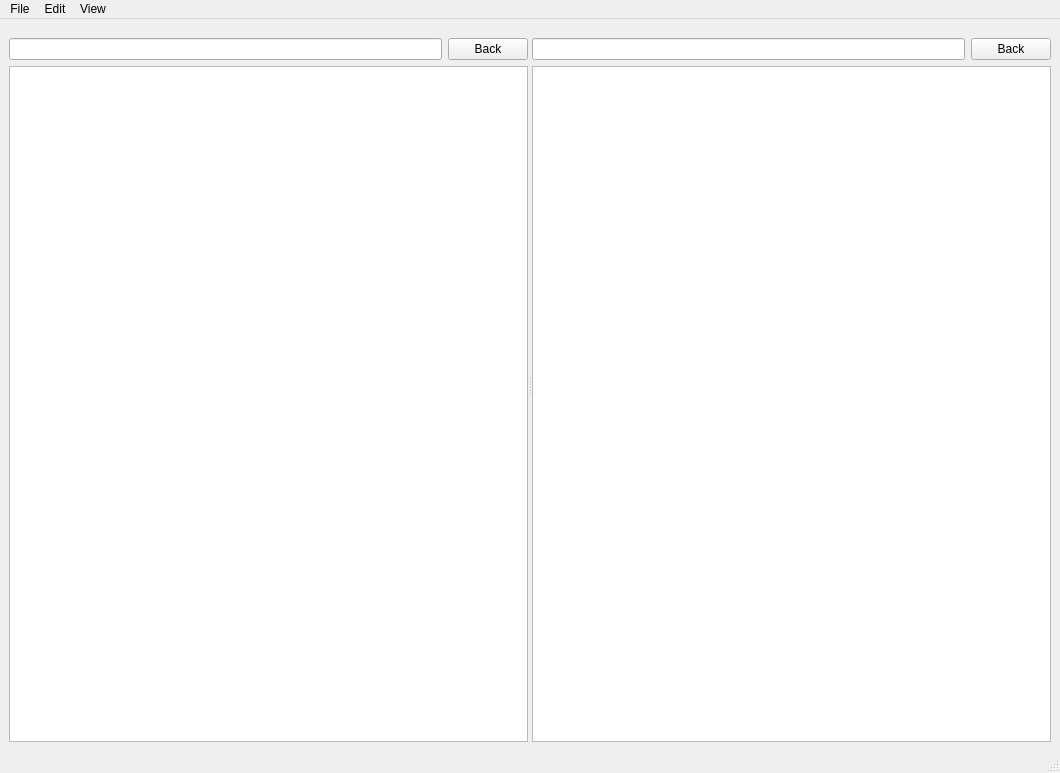
<?xml version="1.0" encoding="UTF-8"?>
<ui version="4.0">
 <class>NearManager</class>
 <widget class="QMainWindow" name="NearManager">
  <property name="geometry">
   <rect>
    <x>0</x>
    <y>0</y>
    <width>1060</width>
    <height>773</height>
   </rect>
  </property>
  <property name="sizePolicy">
   <sizepolicy hsizetype="Preferred" vsizetype="Preferred">
    <horstretch>0</horstretch>
    <verstretch>0</verstretch>
   </sizepolicy>
  </property>
  <property name="windowTitle">
   <string>NearManager</string>
  </property>
  <widget class="QWidget" name="centralwidget">
   <layout class="QGridLayout" name="gridLayout">
    <item row="0" column="0">
     <widget class="QSplitter" name="splitter">
      <property name="orientation">
       <enum>Qt::Horizontal</enum>
      </property>
      <widget class="QWidget" name="verticalLayoutWidget">
       <layout class="QVBoxLayout" name="leftDirectory">
        <item>
         <layout class="QHBoxLayout" name="horizontalLayout">
          <property name="topMargin">
           <number>10</number>
          </property>
          <item>
           <widget class="QLineEdit" name="leftDirectoryName"/>
          </item>
          <item>
           <widget class="QPushButton" name="leftBackButton">
            <property name="text">
             <string>Back</string>
            </property>
           </widget>
          </item>
         </layout>
        </item>
        <item>
         <widget class="QTableView" name="leftDirectoryView">
          <property name="selectionBehavior">
           <enum>QAbstractItemView::SelectRows</enum>
          </property>
          <attribute name="verticalHeaderVisible">
           <bool>false</bool>
          </attribute>
         </widget>
        </item>
       </layout>
      </widget>
      <widget class="QWidget" name="verticalLayoutWidget_2">
       <layout class="QVBoxLayout" name="rightDirectory">
        <item>
         <layout class="QHBoxLayout" name="horizontalLayout_2">
          <property name="topMargin">
           <number>10</number>
          </property>
          <item>
           <widget class="QLineEdit" name="rightDirectoryName"/>
          </item>
          <item>
           <widget class="QPushButton" name="rightBackButton">
            <property name="text">
             <string>Back</string>
            </property>
           </widget>
          </item>
         </layout>
        </item>
        <item>
         <widget class="QTableView" name="rightDirectoryView">
          <property name="selectionBehavior">
           <enum>QAbstractItemView::SelectRows</enum>
          </property>
          <attribute name="verticalHeaderVisible">
           <bool>false</bool>
          </attribute>
         </widget>
        </item>
       </layout>
      </widget>
     </widget>
    </item>
   </layout>
  </widget>
  <widget class="QMenuBar" name="menubar">
   <property name="geometry">
    <rect>
     <x>0</x>
     <y>0</y>
     <width>1060</width>
     <height>22</height>
    </rect>
   </property>
   <widget class="QMenu" name="menuFile">
    <property name="title">
     <string>File</string>
    </property>
   </widget>
   <widget class="QMenu" name="menuEdit">
    <property name="title">
     <string>Edit</string>
    </property>
    <addaction name="actionCopy"/>
    <addaction name="actionMove"/>
   </widget>
   <widget class="QMenu" name="menuView">
    <property name="title">
     <string>View</string>
    </property>
    <addaction name="actionShow_hidden_files"/>
   </widget>
   <addaction name="menuFile"/>
   <addaction name="menuEdit"/>
   <addaction name="menuView"/>
  </widget>
  <widget class="QStatusBar" name="statusbar"/>
  <action name="actionCopy">
   <property name="text">
    <string>Copy</string>
   </property>
  </action>
  <action name="actionShow_hidden_files">
   <property name="text">
    <string>Show hidden files</string>
   </property>
  </action>
  <action name="actionMove">
   <property name="text">
    <string>Move</string>
   </property>
  </action>
  <action name="actionCreate_new_directory">
   <property name="text">
    <string>Create new directory</string>
   </property>
  </action>
 </widget>
 <resources/>
 <connections/>
</ui>
